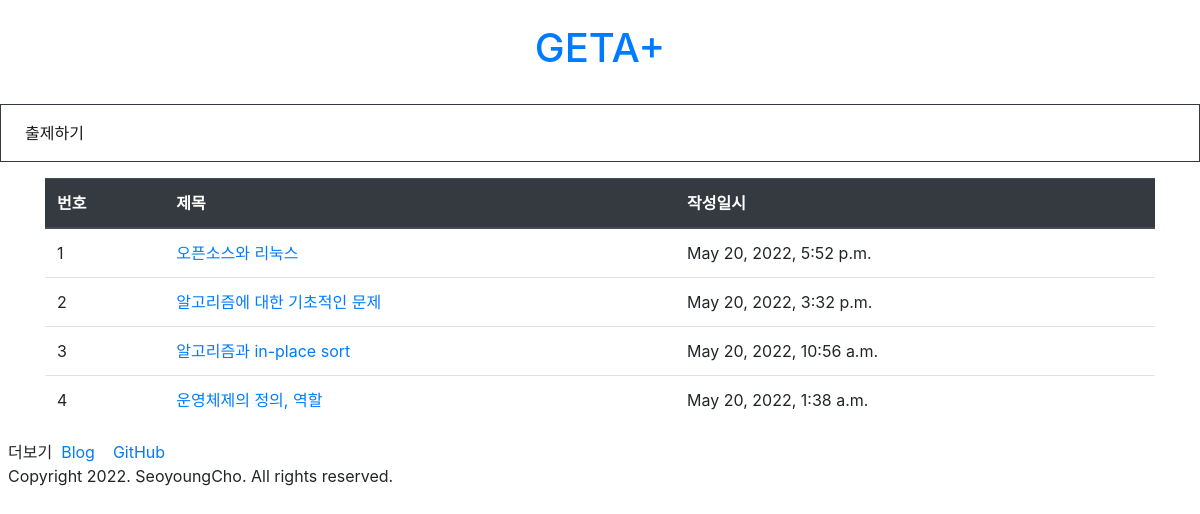
Screenshot of /questions/ with the database file from the repository.
### questions/models.py (models this page shows)
class Question(models.Model):
    title = models.CharField(max_length = 200)
    subject = models.CharField(max_length = 50)
    create_date = models.DateTimeField()
    content = models.TextField()
    ans1 = models.TextField()
    ans2 = models.TextField()
    ans3 = models.TextField()
    ans4 = models.TextField()
    ans = models.TextField()

### questions/views.py (the view)
# urls.py: path('', views.list, name='list'),
def list(request):
    question_list = Question.objects.order_by('-create_date')
    context = {'question_list' : question_list}
    return render(request,'questions/questions.html',context)

### templates/questions/questions.html (shortened to what this page needs)
<!DOCTYPE html>
<html>
<head>
	{% load static %}
	<link rel="stylesheet" type="text/css" href="{% static 'bootstrap.min.css' %}">
</head>
	<div>
		<div class="py-4 text-center">
  			<header>
  				<h1><a class="text-decoration-none" href="./">GETA+</a></h1>
  			</header>
   		</div>
   		<div class="border border-dark">
			<nav class="navbar navbar-expand-lg navbar-light">
				<div class="collapse navbar-collapse" id="navbarNav">
				<ul class="navbar-nav">
            		<li class="nav-item active">
						<a class="nav-link" href="./create">출제하기</a>
					</li>
        		</ul>
				</div>
			</nav>
		</div>
        <div class='container my-3'>
			<table class="table table-hover">
				<thead>
					<tr class="thead-dark">
					<th>번호</th>
					<th>제목</th>
					<th>작성일시</th>
				</tr>
				</thead>
				<tbody>
					{% if question_list %}
					{% for question in question_list %}
					<tr>
						<td>{{ forloop.counter }}</td>
						<td><a href="./question/{{question.id}}">{{question.title}}</a></td>
						<td>{{ question.create_date }}</td>
					</tr>
					{% endfor %}
					{% else %}
					<tr>
						<td colspan="3">질문이 없습니다.</td>
					</tr>
					{% endif %}
				</tbody>
			</table>
		</div>
        <div class='m-2'>
        <div>
            더보기&nbsp;
        	<a href='https://stonesy927.tistory.com/' target='_blank'>
            Blog
        	</a>
        	<a href='https://github.com/ChoSeoyoung' target='_blank'>
            GitHub
        	</a>
      	</div>
		<div>
        Copyright 2022. SeoyoungCho. All rights reserved.
      	</div>
    	</div>
	</div>
</body>
</html>

### rows the page displays
Question: title "오픈소스와 리눅스", create_date "May 20, 2022, 5:52 p.m."
Question: title "알고리즘에 대한 기초적인 문제", create_date "May 20, 2022, 3:32 p.m."
Question: title "알고리즘과 in-place sort", create_date "May 20, 2022, 10:56 a.m."
Question: title "운영체제의 정의, 역할", create_date "May 20, 2022, 1:38 a.m."
